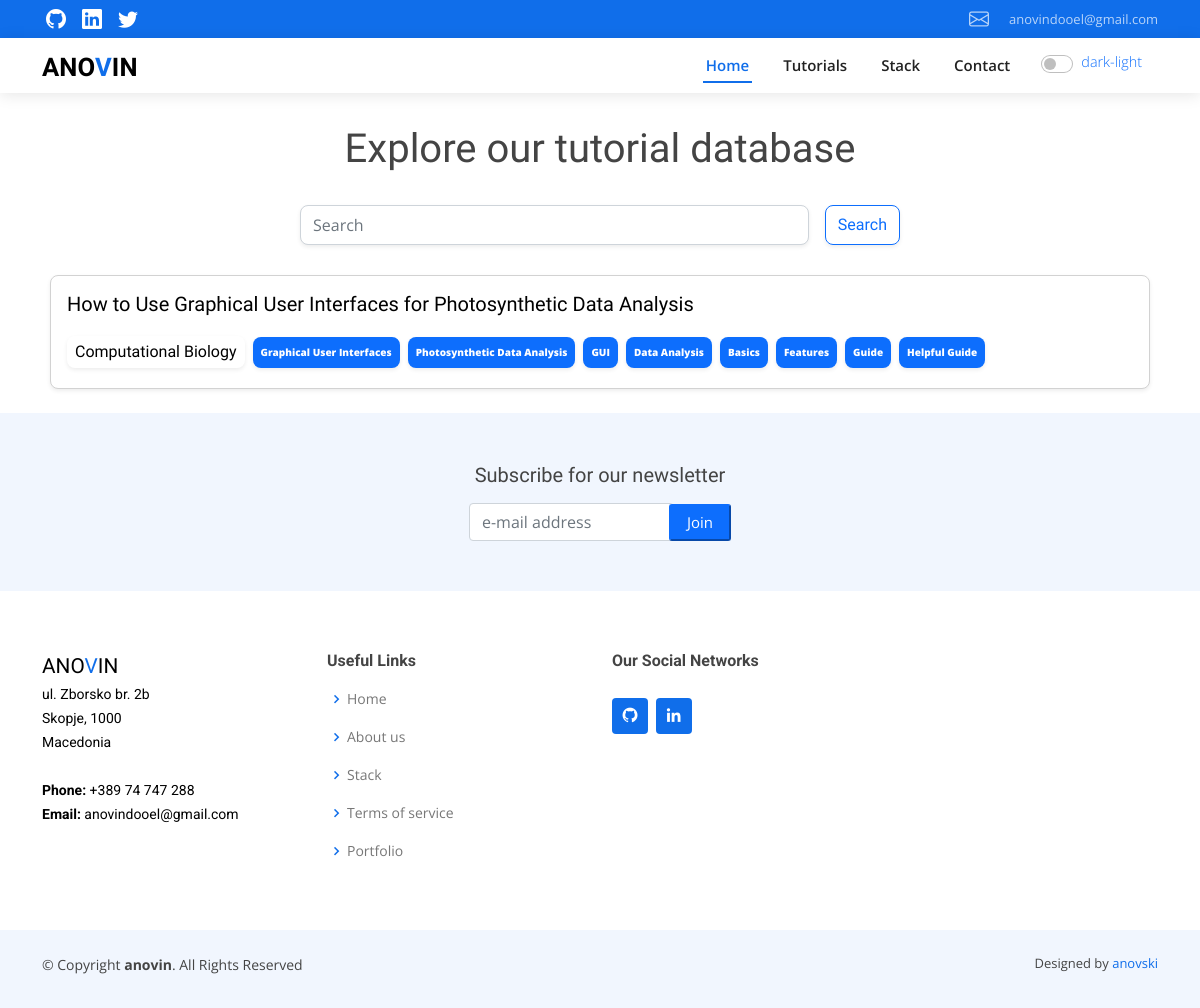
/tag/graphical-user-interfaces/, run on the app's committed database.
### web/models.py (models this page shows, shortened)
class Tutorial(models.Model):
    title = models.CharField(max_length=255)
    slug = models.CharField(max_length=225, null=True, blank=True)
    meta_description = models.TextField()
    introduction = models.TextField()
    steps = models.TextField()
    content = models.TextField()
    tags = models.ManyToManyField(Tag, blank=True)
    img = models.ImageField(upload_to='tutorials/images/', null=True, blank=True)
    category = models.ForeignKey(Category, on_delete=models.SET_NULL, null=True, blank=True)
    def get_absolute_url(self):
        return reverse('single_tutorial', kwargs={
            'slug': self.slug
        })

class Category(models.Model):
    name = models.CharField(max_length=250)
    slug = models.CharField(max_length=250)
    def __str__(self):
        return self.name

class Tag(models.Model):
    name = models.CharField(max_length=255)
    slug = models.CharField(max_length=255)
    def get_absolute_url(self):
        return reverse('single_tag', kwargs={
            'slug': self.slug
        })

### web/views.py (the view)
# urls.py: path('tag/<str:slug>/', views.single_tag, name='single_tag'),
def single_tag(request, slug=None):
    if request.method == 'GET' and 'instant_search' in request.GET:
        tuts = Tutorial.objects.filter(title__contains=request.GET['instant_search'])
        return render(request, 'tutorials.html', context={'tuts': tuts})
    else:
        tuts = Tutorial.objects.filter(tags__slug__iexact=slug)
        tag = Tag.objects.filter(slug=slug)[0]
        return render(request, 'tutorials/single_tag.html', context={'tuts': tuts, 'tag': tag, 'slug': slug})

### web/templates/tutorials/single_tag.html (shortened to what this page needs)
<!DOCTYPE html>
{% load static %}
<html lang="en">
<head>
    {% include 'head.html' %}
<body>
{% include 'menu.html' %}
<div class="container">
    <div class="tag-cloud d-flex align-items-center justify-content-center flex-column w-100 h-auto p-2"
         style="border-radius:10px;">
        <h1 class="mt-4 mb-3" align="center">Explore our tutorial database</h1>
        <div class="w-100" style="margin-bottom:30px;">
            <form method="get" action="{% url 'tutorials' %}" class="d-flex  flex-column flex-md-row">
                <input id='instantSearch' type="text" class="form-control  w-100 shadow-sm  mt-3"
                       style="border-radius: 8px; height: 40px; "
                       placeholder="Search" name="instant_search">
                <button type="submit" class="btn mt-3 shadow-sm btn-outline-primary search-button float-end ms-md-3"
                        style="border-radius: 8px;">Search
                </button>
            </form>
        </div>
        {% for t in tuts %}
        <a href="{{t.get_absolute_url}}" class="text-white" style="text-decoration: none;">
            <div class=" shadow-sm d-flex align-items-center hover-bg p-3 mb-3"
                 style="color:black; border-radius: 8px; border: 1px solid #d2d2d2; background: white; cursor:pointer;">
                <div class="">
                    <h5 class="mb-3">{{ t.title }}</h5>
                    <div class="d-inline-flex flex-wrap align-items-center">
                        <span class="shadow-sm  p-1 pe-2 ps-2  me-2 mb-1 mt-1 cat-text "
                              style="border-radius: 8px; font-size: 16px; ">{{ t.category }}</span>
                        {% for tag in t.tags.all %}
                        <span class="shadow-sm p-2 bg-primary me-2 mb-1 mt-1"
                              style="border-radius: 8px; font-size: 10px; font-weight: 800; color:white;"> {{ tag.name }}</span>
                        {% endfor %}
                    </div>
                </div>
            </div>
        </a>
        {% endfor %}
    </div>
</div>
{% include 'tutorials/footer.html' %}
</body>
</html>

### web/static/assets/css/style.css (style rules this page uses)
body { font-family: "Open Sans", sans-serif; color: #444444; }
a { color: #106eea; text-decoration: none; }
h1, h2, h3, h4, h5, h6 { font-family: "Roboto", sans-serif; }

### web/templates/tutorials/single_tag.html (style rules this page uses)
form { max-width: 600px; margin: 0 auto; }
input, textarea { width: 100%; padding: 0.5rem; font-size: 1rem; border: 1px solid #ccc; border-radius: 0.25rem; }
button[type="submit"] { margin-top: 1rem; }
a { width: 100%; }
h1, h5, .search-button { font-family: "Josefin Sans", sans-serif; }
.cat-text { font-family: "Josefin Sans", sans-serif; }

### data on the page
Tutorial: title "How to Use Graphical User Interfaces for Photosynthetic Data Analysis", category "Computational Biology"
Tag: name "Graphical User Interfaces"
Tag: name "Photosynthetic Data Analysis"
Tag: name "GUI"
Tag: name "Data Analysis"
Tag: name "Basics"
Tag: name "Features"
Tag: name "Guide"
Tag: name "Helpful Guide"
